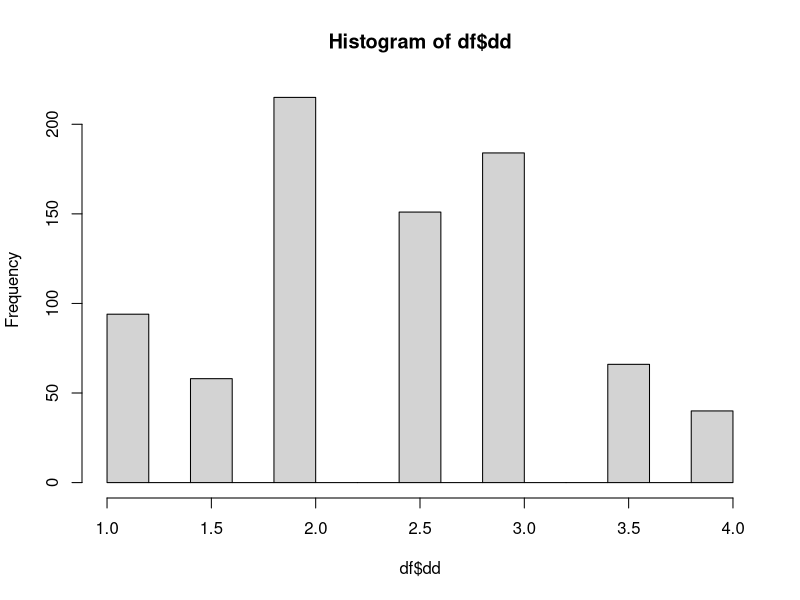

This chart was generated by the following R code: (Note: this script raises an error after producing the figure.)
# Librerías

library(tidyverse)
library(psych)


# Cargar datos

wvs <- read.csv("ipo/input/Datos/wvs.csv", header = T, sep = ";")

df <- wvs %>% dplyr::select(c(D_INTERVIEW, N_REGION_ISO,
                              Q27, Q48, Q109, Q182, Q185, 
                              Q186, Q246, Q247, Q249, Q257, Q150, Q177, Q178, #LCA
                              Q45, Q46, Q106, Q131, Q176, Q199, Q222, Q240, # otras variables
                              Q235, Q236, Q238, Q250, # democracia
                              Q260, Q262, Q274, Q275, Q281, Q288, Q289, G_TOWNSIZE2,
                              H_SETTLEMENT)) %>% #demográficos
  mutate(across(c(Q48, Q27, Q109, Q182, Q185, 
                            Q186, Q246, Q247, Q249, Q257, Q150, Q177, Q178,
                            Q45, Q46, Q106, Q131, Q176, Q199, Q222,
                            Q235, Q236, Q238, Q250,
                            Q260, Q262, Q274, Q275, Q281, Q288, Q289),~ifelse(.<0, NA, .))) 

# Análisis descriptivo

df$Q235 <- factor(df$Q235, levels=(c(1,2,3,4)), labels=c("Muy Bueno", "Bueno", "Malo", "Muy Malo"))
df$Q236 <- factor(df$Q236, levels=(c(1,2,3,4)), labels=c("Muy Bueno", "Bueno", "Malo", "Muy Malo"))

lf <- df %>% group_by(Q235) %>% filter(Q235!=is.na(Q235)) %>% summarise(D_INTERVIEW= n()) %>%
  mutate("Líder Fuerte"= round((D_INTERVIEW/sum(D_INTERVIEW)*100),2)) %>% rename("Categoría" = Q235)
ex <- df %>% group_by(Q236) %>% filter(Q236!=is.na(Q235)) %>% summarise(D_INTERVIEW= n()) %>%
  mutate("Expertos"= round((D_INTERVIEW/sum(D_INTERVIEW)*100),2)) %>% rename("Categoría" = Q236)

tabla4 <- merge(lf, ex, by="Categoría") %>% 
  dplyr::select(c("Categoría", "Líder Fuerte", "Expertos")) %>% arrange(Categoría)

tabla4
# El Apoyo a un Líder fuerte es intermedio. 44% cree que es bueno o muy bueno
# El Apoyo a que expertos tomen decisiones es algo mayor: 49% cree que es bueno o muy bueno

df<- df %>% mutate(across(c(Q235, Q236), ~case_when(.=="Muy Bueno" ~ 4,
                                                       .=="Bueno" ~ 3,
                                                       .=="Malo" ~ 2,
                                                       .=="Muy Malo" ~ 1))) %>%
  mutate(dd= (Q235+Q236)/2)


psych::describe(df$dd, na.rm=T) # En promedio, los niveles de apoyo se encuentran en 2.39
# El 50% de los casos muestra niveles de apoyo superiores a 2.5

tab5<- df %>% mutate(dd_cat = case_when(dd<2 ~ "Bajo",
                                        dd>=2 & dd<=3 ~ "Medio",
                                        dd>3 ~ "Alto")) %>%
  group_by(dd_cat) %>% filter(dd_cat!=is.na(dd_cat)) %>% summarise(D_INTERVIEW = n()) %>% 
  mutate(apoyo= round((D_INTERVIEW/sum(D_INTERVIEW)*100),2),
         dd_cat= factor(dd_cat, levels=c("Alto", "Medio", "Bajo"))) %>%
  arrange(dd_cat) %>% dplyr::select("Democracia Delegativa"=dd_cat, Apoyo=apoyo)
tab5 #19% muestra una apoyo alto a la democracia delegativa (sobre 3) 
# 68% un apoyo medio (entre 2 y 3)

tabx <- df %>% filter(dd != is.na(dd)) %>%
  group_by(dd) %>% summarise(D_INTERVIEW= n()) %>% mutate(Frecuencia= round((D_INTERVIEW/sum(D_INTERVIEW)*100),2))
tabx



hist(df$dd)

# Democracia delegativa y género

tab6 <- df %>% group_by(Q260) %>% summarise(Lider= mean(Q235, na.rm=T),
                                            Expertos = mean(Q236, na.rm=T),
                                            Delegativa= mean(dd, na.rm=T)) %>% rename(cat = Q260)
tab6
# El apoyo entre las mujeres es apenas superior

# Democracia delegativa y edad
tab7 <- df %>% mutate(edad= case_when(Q262<30 ~ "Menores de 30",
                                      Q262>=30 & Q262<45 ~ "30 a 44",
                                      Q262>=45 & Q262<60 ~ "45 a 59",
                                      Q262>=60 ~ "Mayores de 60")) %>%
  group_by(edad) %>% summarise(Lider= mean(Q235, na.rm=T),
                               Expertos = mean(Q236, na.rm=T),
                               Delegativa= mean(dd, na.rm=T),
                               desviacion= sd(dd, na.rm=T)) %>% rename(cat = edad)
tab7 # Tampoco hay tanta diferencia por edad. 

# Democracia delegativa y educación

tab8 <- df %>% filter(Q275!= is.na(Q275)) %>%
  mutate(educ= ifelse(Q275<5, "Baja Educación", "Alta Educación")) %>%
  group_by(educ) %>% summarise(Lider= mean(Q235, na.rm=T),
                               Expertos = mean(Q236, na.rm=T),
                               Delegativa= mean(dd, na.rm=T)) %>% rename(cat = educ)
tab8

#Las personas con baja educación muestran un mayor apoyo a los expertos

# Democracia delegativa y regiones

tab10 <- df %>% mutate(region= ifelse(N_REGION_ISO==152014, "Santiago", "Regiones")) %>%
  group_by(region) %>% summarise(Lider= mean(Q235, na.rm=T),
                                 Expertos = mean(Q236, na.rm=T),
                                 Delegativa= mean(dd, na.rm=T)) %>% rename(cat = region)
tab10

tabxx <- df %>% mutate(region= ifelse(H_SETTLEMENT==1, "Santiago", "Regiones")) %>%
  group_by(region) %>% summarise(Lider= mean(Q235, na.rm=T),
                                 Expertos = mean(Q236, na.rm=T),
                                 Delegativa= mean(dd, na.rm=T)) %>% rename(cat = region)
tabxx

tabxx <- df %>% 
  group_by(G_TOWNSIZE2) %>% summarise(Lider= mean(Q235, na.rm=T),
                                 Expertos = mean(Q236, na.rm=T),
                                 Delegativa= mean(dd, na.rm=T))
tabxx

table(df$G_TOWNSIZE2)

# En Regiones se tiende apoyar más una democracia delegativa

# Democracia delegativa y posición política

tab9 <- df %>% mutate(id_pol= case_when(Q240<3 & Q240>0~ "Izquierda",
                                        Q240==3 | Q240==4 ~"Centro Izquierda",
                                        Q240==5 ~ "Centro",
                                        Q240>=6 & Q240<=8  ~"Centro Derecha",
                                        Q240>8 ~"Derecha",
                                        Q240<0 ~ "Ninguna")) %>%
  group_by(id_pol) %>% summarise(Lider= mean(Q235, na.rm=T),
                                 Expertos = mean(Q236, na.rm=T),
                                 Delegativa= mean(dd, na.rm=T),
                                 desviacion= sd(dd, na.rm=T)) %>% rename(cat = id_pol)
tab9

# Democracia delegativa e ingresos subjetivos

tab11 <- df %>% filter(Q288 !=is.na(Q288)) %>% 
  mutate(ingresos= case_when(Q288<4 ~ "Ingresos Bajos",
                             Q288==4 | Q288==5 ~ "Ingresos Medios-Bajos",
                             Q288==6 | Q288==7 ~ "Ingresos Medios-Altos",
                             Q288>=8 ~ "Ingresos Altos")) %>%
  group_by(ingresos) %>% summarise(Lider= mean(Q235, na.rm=T),
                                   Expertos = mean(Q236, na.rm=T),
                                   Delegativa= mean(dd, na.rm=T),
                                   desviacion= sd(dd, na.rm=T)) %>% rename(cat = ingresos)
tab11  

# Democracia delegativa y religión

tab12 <- df %>%
  mutate(religion= case_when(Q289== 0 ~ "Sin religión",
                             Q289== 1 ~ "Católica",
                             Q289==2 | Q289==8 ~ "Evangélica",
                             Q289>2 ~ "Otra")) %>%
  group_by(religion) %>% summarise(Lider= mean(Q235, na.rm=T),
                                   Expertos = mean(Q236, na.rm=T),
                                   Delegativa= mean(dd, na.rm=T),
                                   desviacion= sd(dd, na.rm=T)) %>% rename(cat = religion)
tab12

# Democracia delegativa y democracia

tab13 <- df %>%
  mutate(democracia = ifelse(Q238<=2, "Apoyo", "No apoyo")) %>%
  group_by(democracia) %>% summarise(Lider= mean(Q235, na.rm=T),
                                     Expertos = mean(Q236, na.rm=T),
                                     Delegativa= mean(dd, na.rm=T)) %>% rename(cat = democracia)
tab13

# Democracia delegativa y clase social

tab14 <- df %>% mutate(trabajo = case_when(Q281== 0 ~NA,
                                           Q281==1 | Q281==2 ~ "Clase de Servicio",
                                           Q281>=3 & Q281<=5 ~ "Clase Media",
                                           Q281>5 ~ "Clase Trabajadora")) %>%
  filter(trabajo!= is.na(trabajo)) %>%
  group_by(trabajo) %>% summarise(Lider= mean(Q235, na.rm=T),
                                  Expertos = mean(Q236, na.rm=T),
                                  Delegativa= mean(dd, na.rm=T))

tab14


# Guardar

saveRDS(df, "ipo/input/Datos/df.rds")
saveRDS(tabla4, "ipo/output/tabla4.rds")
saveRDS(tabx, "ipo/output/tabx.rds")
